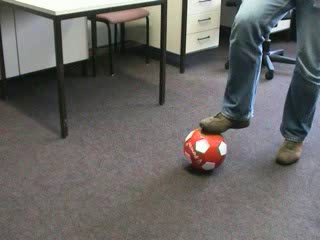
#> input picture frame 60 of Mean Shift Clustering/video_ball.avi, 320 x 240 px
$ jupyter execute --allow-errors 'Mean-Shift -Single Object Tracking in Images.ipynb'
#> lines starting #> are read from the running program, lines starting #| are printed output that depends on the picture; after the words box and inside, x2 and y2 are one past the last pixel; in counts of white or black regions, pixels touching at a corner belong together
# Problem Statement

Using OpenCV implement a single object tracker. Steps to be implemented:

 a) Use a pre-recorded video or your webcam to have a video Capture object.

 b) Mark the region of interest (ROI or the object you want to track) using it coordinates in the first frame.

 c) Calculate the histogram of the ROI.

 d) Iteratively calculate the histogram at each location (using cv2,calcBackProject) and then apply mean shift to get the updated location of the ROI.

Object tracking is one of the most popular areas of video processing. The main purpose of
object tracking is to estimate the position of the object in images continuously and reliably
against dynamic scenes. This can be achieved by using the mean shift object tracking
algorithm. The mean shift algorithm is an efficient approach to tracking objects whose
appearance is defined by histograms. Thus, it can be used to track non-rigid objects by
discovering clusters in a smooth density of samples.

[cell 1]
import pandas as pd
import numpy as np
import matplotlib.pyplot as plt
import seaborn as sns
import cv2
import os
import warnings
warnings.filterwarnings('ignore')

[cell 2]
from os.path import isfile, join

def convert_frames_to_video(pathIn,pathOut,fps):
    frame_array = []
    files = [f for f in os.listdir(pathIn) if isfile(join(pathIn, f))]

    for i in range(len(files)-1):
        filename = pathIn + files[i]
        img = cv2.imread(filename)
        height, width, layers = img.shape
        size = (width,height)
        print(filename)
        frame_array.append(img)

    out = cv2.VideoWriter(pathOut,cv2.VideoWriter_fourcc(*'DIVX'),fps, size)

    for i in range(len(frame_array)):
        out.write(frame_array[i])
    out.release()

[cell 3]
pathIn = "./Ball_Dataset/"
pathOut = "video_ball.avi"
fps = 30.0
#> (the rest of this cell did not finish here and is left out)

# Tracking of Object in a Video using Mean-Shift Algorithm

[cell 4]
video = cv2.VideoCapture("./video_ball.avi")

_,first_frame = video.read()
#> first_frame is the input picture: shape (240, 320, 3); mean B, G, R 101.7, 103.5, 105.4
# cv2.imshow("First_Frame",first_frame)
# cv2.waitKey(0)
print(first_frame.shape)
#| (240, 320, 3)

[cell 5]
x = 200
y = 110
width = 50
height = 50
roi = first_frame[y:y+height, x:x+width]
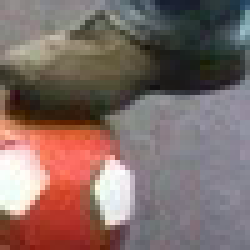
#> roi: shape (50, 50, 3) (shown 5 times larger); mean B, G, R 102.7, 107.1, 127.6
# cv2.imshow('ROI',roi)
# cv2.waitKey(0)

[cell 6]
hsv_roi = cv2.cvtColor(roi, cv2.COLOR_BGR2HSV)
#> hsv_roi: shape (50, 50, 3); mean H, S, V 69.3, 65.4, 131.9
roi_hist = cv2.calcHist([hsv_roi],[0],None, [360], [0,360])
#> roi_hist = 360 values, max 136 at index 120, min 0 at index 29, mean 6.94
roi_hist = cv2.normalize(roi_hist, roi_hist, 0, 255, cv2.NORM_MINMAX)
#> roi_hist = 360 values, max 255 at index 120, min 0 at index 29, mean 13.02

term_criteria = (cv2.TERM_CRITERIA_EPS | cv2.TERM_CRITERIA_COUNT, 10, 1)

[cell 7]
while True:
    _, frame = video.read()
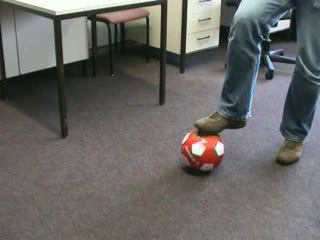
#> input picture frame 61 of Mean Shift Clustering/video_ball.avi, 320 x 240 px
#> frame is the input picture: shape (240, 320, 3); mean B, G, R 101.3, 103.3, 105.1
    hsv = cv2.cvtColor(frame, cv2.COLOR_BGR2HSV)
#> hsv: shape (240, 320, 3); mean H, S, V 50.8, 32.3, 109.5
    mask = cv2.calcBackProject([hsv], [0], roi_hist, [0,360], 1)
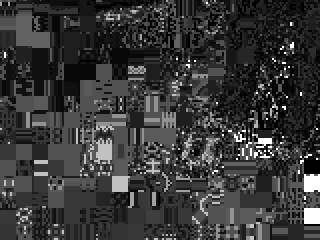
#> mask: shape (240, 320); min 0, max 255, mean 56.4

    _, track_window = cv2.meanShift(mask, (x,y,width,height), term_criteria)
#> track_window = (196, 118, 50, 50)
    x,y,w,h = track_window
#> x = 196; y = 118; w = 50; h = 50
    cv2.rectangle(frame, (x,y), (x+w,y+h), (0,255,0), 2)
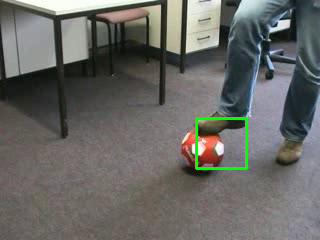
#> frame: shape (240, 320, 3); 0.78% of pixels changed, all inside (x1, y1, x2, y2) = (195, 117, 248, 170)

    cv2.imshow("Mask", mask)
    cv2.imshow("Frame",frame)

    key = cv2.waitKey(30)
#> (key Esc is pressed here)
    if key == 10:
        break

$ run again, starting later in the video
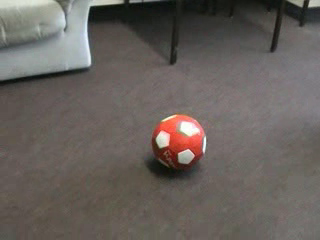
#> input picture frame 270 of Mean Shift Clustering/video_ball.avi, 320 x 240 px
#> first_frame is the input picture: shape (240, 320, 3); mean B, G, R 92.6, 97.2, 103.6
#| (240, 320, 3)
#> hsv_roi: shape (50, 50, 3); mean H, S, V 25.6, 25.9, 125
#> `roi_hist = cv2.calcHist([hsv_roi],[0],None, [360], [0,360])`: roi_hist = 360 values, max 592 at index 3, min 0 at index 10, mean 6.94
#> `roi_hist = cv2.normalize(roi_hist, roi_hist, 0, 255, cv2.NORM_MINMAX)`: roi_hist = 360 values, max 255 at index 3, min 0 at index 10, mean 2.99
#> hsv: shape (240, 320, 3); mean H, S, V 31.7, 32, 104.7
#> `mask = cv2.calcBackProject([hsv], [0], roi_hist, [0,360], 1)`:
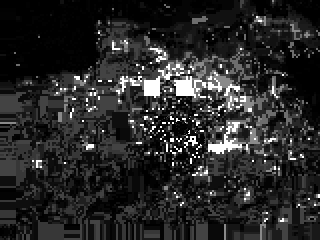
#> mask: shape (240, 320); min 0, max 255, mean 40.2
#> track_window = (202, 113, 50, 50)
#> x = 202; y = 113; w = 50
#> `cv2.rectangle(frame, (x,y), (x+w,y+h), (0,255,0), 2)`:
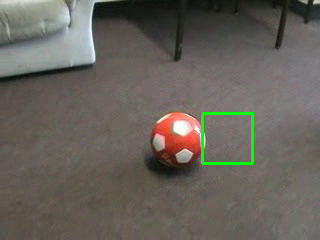
#> frame: shape (240, 320, 3); mean B, G, R 91.4, 98.3, 102.7

$ run again, starting later in the video
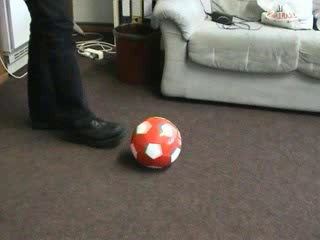
#> input picture frame 480 of Mean Shift Clustering/video_ball.avi, 320 x 240 px
#> first_frame is the input picture: shape (240, 320, 3); mean B, G, R 88.5, 96.3, 101.4
#| (240, 320, 3)
#> hsv_roi: shape (50, 50, 3); mean H, S, V 13.3, 42, 100.9
#> `roi_hist = cv2.calcHist([hsv_roi],[0],None, [360], [0,360])`: roi_hist = 360 values, max 564 at index 14, min 0 at index 1, mean 6.94
#> `roi_hist = cv2.normalize(roi_hist, roi_hist, 0, 255, cv2.NORM_MINMAX)`: roi_hist = 360 values, max 255 at index 14, min 0 at index 1, mean 3.14
#> hsv: shape (240, 320, 3); mean H, S, V 31.5, 46.8, 103.8
#> `mask = cv2.calcBackProject([hsv], [0], roi_hist, [0,360], 1)`:
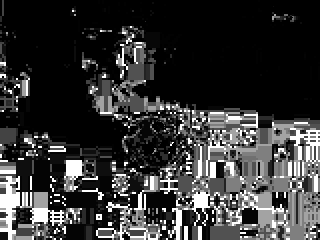
#> mask: shape (240, 320); min 0, max 255, mean 53.3
#> track_window = (200, 109, 50, 50)
#> x = 200; y = 109; w = 50
#> `cv2.rectangle(frame, (x,y), (x+w,y+h), (0,255,0), 2)`:
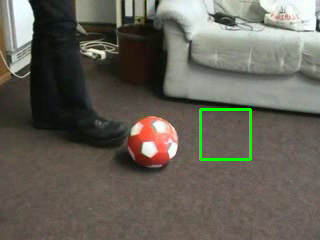
#> frame: shape (240, 320, 3); mean B, G, R 87.9, 97.9, 100.9
